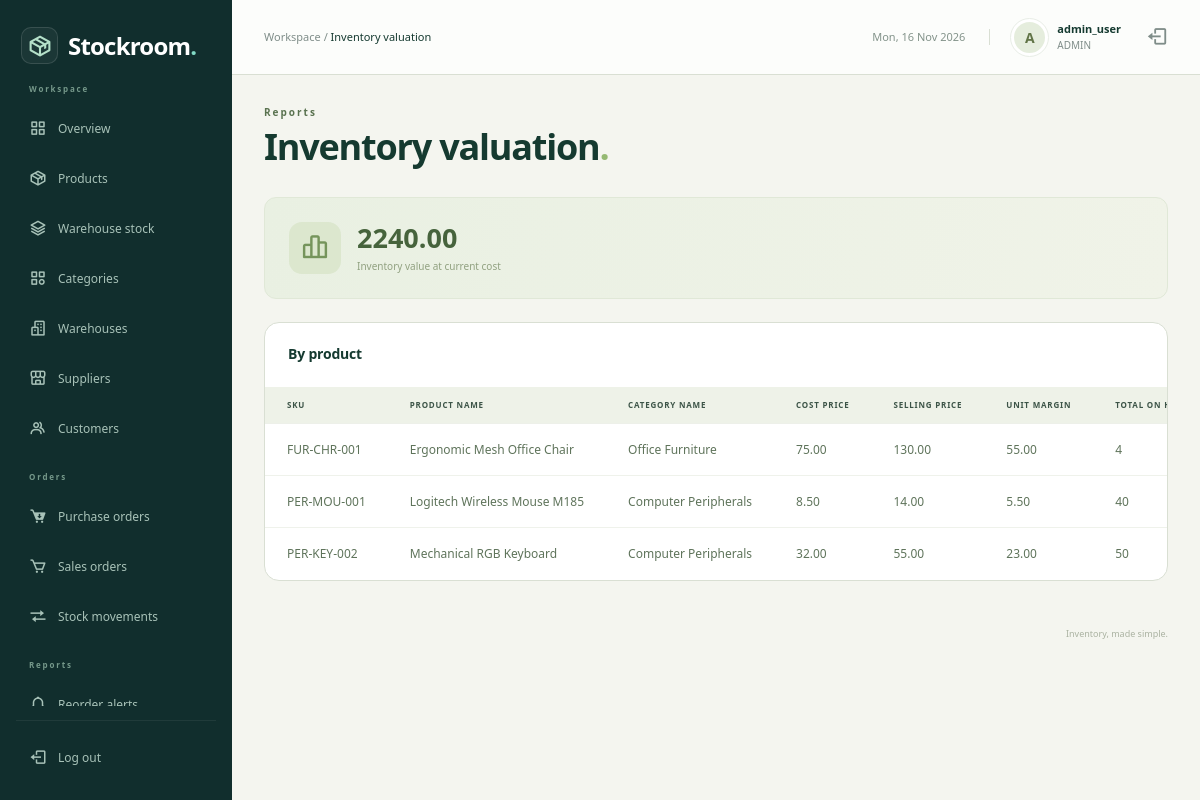
Page /admin/inventory_valuation.php (signed in) on the committed database.
### tables this page shows
CREATE TABLE `users` (
  `user_id` int NOT NULL,
  `username` varchar(50) NOT NULL,
  `email` varchar(100) NOT NULL,
  `password_hash` varchar(255) NOT NULL,
  `role` enum('ADMIN','MANAGER','STAFF','CUSTOMER') NOT NULL DEFAULT 'STAFF',
  `is_active` tinyint(1) NOT NULL DEFAULT '1',
  `created_at` timestamp NULL DEFAULT CURRENT_TIMESTAMP,
  `customer_id` int DEFAULT NULL
);

CREATE TABLE `products` (
  `product_id` int NOT NULL,
  `sku` varchar(50) NOT NULL,
  `barcode` varchar(100) DEFAULT NULL,
  `product_name` varchar(200) NOT NULL,
  `category_id` int DEFAULT NULL,
  `preferred_supplier_id` int DEFAULT NULL,
  `unit_of_measure` varchar(20) NOT NULL DEFAULT 'pcs',
  `cost_price` decimal(12,2) NOT NULL DEFAULT '0.00',
  `selling_price` decimal(12,2) NOT NULL DEFAULT '0.00',
  `tax_rate` decimal(5,2) NOT NULL DEFAULT '0.00',
  `reorder_point` int NOT NULL DEFAULT '10',
  `reorder_quantity` int NOT NULL DEFAULT '50',
  `is_active` tinyint(1) NOT NULL DEFAULT '1',
  `created_at` timestamp NULL DEFAULT CURRENT_TIMESTAMP,
  `updated_at` timestamp NULL DEFAULT CURRENT_TIMESTAMP ON UPDATE CURRENT_TIMESTAMP
);

### admin/inventory_valuation.php (called while the page is built, shortened)
<?php
$pageTitle = 'Inventory valuation';
require '../includes/auth.php';
$sql = "SELECT * FROM vw_inventory_valuation ORDER BY product_name,sku";
$rows = mysqli_query($conn, $sql);
$total = mysqli_query($conn, 'SELECT SUM(total_inventory_cost) AS total FROM vw_inventory_valuation');
$value = mysqli_fetch_assoc($total);
include '../includes/workspace.php';
include '../templates/inventory_valuation.php';
include '../includes/end.php';

### includes/auth.php (called while the page is built, shortened)
<?php
$user_id = $_SESSION['user_id'];
require_once __DIR__ . '/../config/db.php';
$sql = "SELECT user_id, username, role, customer_id FROM users WHERE user_id=$user_id AND is_active=1";
$users = mysqli_query($conn, $sql);
$account = mysqli_fetch_assoc($users);

### templates/inventory_valuation.php (the view, shortened to what this page needs)
<div class="records-banner"><span class="records-banner-icon"><i class="bx bx-bar-chart-alt-2"></i></span><div><strong><?php echo $value['total']; ?></strong><span>Inventory value at current cost</span></div></div>
<section class="surface records-surface"><div class="section-heading"><h2>By product</h2></div>
<div class="table-responsive"><table class="table inventory-table records-table">
<thead><tr><th>Sku</th><th>Product name</th><th>Category name</th><th>Cost price</th><th>Selling price</th><th>Unit margin</th><th>Total on hand</th><th>Total reserved</th><th>Available to sell</th><th>Total inventory cost</th></tr></thead>
<tbody>
<?php while ($row = mysqli_fetch_assoc($rows)) { ?>
<tr>
    <td><?php echo htmlspecialchars($row['sku']); ?></td>
    <td><?php echo htmlspecialchars($row['product_name']); ?></td>
    <td><?php if (isset($row['category_name'])) { echo htmlspecialchars($row['category_name']); } ?></td>
    <td><?php echo htmlspecialchars($row['cost_price']); ?></td>
    <td><?php echo htmlspecialchars($row['selling_price']); ?></td>
    <td><?php echo htmlspecialchars($row['unit_margin']); ?></td>
    <td><?php echo htmlspecialchars($row['total_on_hand']); ?></td>
</tr>
<?php } ?>
</tbody></table></div>
</section>

### includes/topbar.php (shortened to what this page needs)
<header class="topbar">
    <div class="d-flex align-items-center gap-3">
        <span class="breadcrumb-label">Workspace / <strong><?php echo htmlspecialchars($pageTitle); ?></strong></span>
    </div>
    <div class="topbar-account">
        <span class="topbar-date"><?php echo date('D, d M Y'); ?></span>
        <a class="account-link" href="dashboard.php">
            <span class="avatar"><?php echo htmlspecialchars(substr($account['username'], 0, 1)); ?></span>
            <div><strong><?php echo htmlspecialchars($account['username']); ?></strong><small><?php echo htmlspecialchars($account['role']); ?></small></div>
        </a>
        <a href="logout.php" class="topbar-logout" aria-label="Log out"><i class="bx bx-log-out" aria-hidden="true"></i></a>
    </div>
</header>

### assets/css/admin.css (style rules this page uses)
:root { --navy: #142c38; --teal: #137e73; --ink: #213640; --muted: #74818b; --line: #e7ecef; }
* { box-sizing: border-box; }
body { margin: 0; font-family: 'Segoe UI', Arial, sans-serif; font-size: 14px; color: var(--ink); background: #f5f7f9; }
a { text-decoration: none; }
button, a, input { -webkit-tap-highlight-color: transparent; }
.topbar { height: 82px; margin-left: 240px; padding: 0 38px; background: #fff; border-bottom: 1px solid var(--line); display: flex; align-items: center; justify-content: space-between; gap: 15px; }
.breadcrumb-label { color: var(--muted); font-size: 13px; }
.breadcrumb-label strong { color: var(--ink); font-weight: 500; }
.topbar-account { display: flex; align-items: center; gap: 11px; }
.topbar-account strong { display: block; font-weight: 600; font-size: 13px; }
.topbar-account small { color: var(--muted); font-size: 11px; display: block; }
.avatar { display: inline-grid; place-items: center; width: 37px; height: 37px; border-radius: 50%; background: #e2f1eb; color: #287864; font-weight: 700; text-transform: uppercase; }
.topbar-logout { color: var(--muted); font-size: 22px; margin-left: 14px; }
.inventory-table { font-size: 12px; margin-bottom: 0; }
.inventory-table thead th { color: #7c8991; font-size: 10px; text-transform: uppercase; letter-spacing: .6px; font-weight: 600; background: #fafbfc; padding: 13px 22px; border-color: var(--line); white-space: nowrap; }
.inventory-table td { padding: 20px 22px; border-color: var(--line); vertical-align: middle; color: #61727d; }
.inventory-table tr:last-child td { border: 0; }

### assets/css/dashboard.css (style rules this page uses)
.workspace-page { --navy: #112e2d; --teal: #278575; --ink: #243c39; --muted: #7f8d89; --line: #e6ebe7; background: #f5f6f3; }
.workspace-page .topbar { margin-left: 232px; height: 75px; padding: 0 32px; background: #ffffffc9; }
.workspace-page .breadcrumb-label { font-size: 11px; }
.topbar-date { color: #83938a; font-size: 11px; padding-right: 24px; border-right: 1px solid var(--line); margin-right: 10px; }
.account-link { display: flex; gap: 9px; align-items: center; color: var(--ink); }
.workspace-page .avatar { background: #e5eddd; color: #617447; border: 3px solid #fff; outline: 1px solid #e9eee7; }
.workspace-page .topbar-account strong { font-size: 11px; }
.workspace-page .topbar-account small { font-size: 10px; }
.surface { background: #fff; border: 1px solid var(--line); border-radius: 12px; min-width: 0; }
.section-heading { display: flex; align-items: center; justify-content: space-between; gap: 15px; padding: 23px 23px 17px; }
.section-heading h2 { font-size: 14px; font-weight: 650; margin: 0 0 7px; letter-spacing: -.2px; }
.workspace-page .inventory-table { font-size: 10px; }
.workspace-page .inventory-table thead th { background: #f8faf6; color: #9aa593; border-color: #edf0e9; font-size: 8px; padding: 12px 22px; letter-spacing: .8px; }
.workspace-page .inventory-table td { padding: 16px 22px; border-color: #eff2eb; color: #748270; }
.records-banner { display: flex; align-items: center; gap: 16px; background: linear-gradient(100deg,#e9f0e2,#f0f3e8); border: 1px solid #e0e8d7; border-radius: 12px; padding: 24px; margin-bottom: 23px; }
.records-banner-icon { display: grid; place-items: center; width: 52px; height: 52px; border-radius: 13px; background: #dce7ce; font-size: 29px; color: #75945b; }
.records-banner strong { display: block; font-size: 27px; line-height: 1.2; font-weight: 600; color: #46633c; }
.records-banner div > span { display: block; font-size: 10px; color: #91a180; margin-top: 5px; }
.records-table { min-width: 700px; }
.workspace-page .records-table td { max-width: 280px; min-width: 90px; overflow-wrap: anywhere; font-size: 11px; line-height: 1.6; }
.workspace-page .records-table th { font-size: 9px; }
.workspace-page .records-table { width: max-content; min-width: 100%; }
.workspace-page .table-responsive { position: relative; }
.workspace-page .records-table td { white-space: nowrap; overflow-wrap: normal; font-size: 12px; color: #5f745b; }

### assets/css/modules.css (style rules this page uses)
.records-surface { margin-bottom: 1.5rem; }
.records-table td { vertical-align:middle; }
.workspace-page { --ink: #153a30; --line: #d9dfd3; background: #f4f5ef; }
.workspace-page .records-surface { border-radius: 15px; border: 1px solid var(--line); overflow: hidden; }
.workspace-page .records-table thead th { background: #eef2e8; color: #3c5447; }

### rows in the picture
users: username "A", username "admin_user", role "ADMIN"
products: sku "FUR-CHR-001", product_name "Ergonomic Mesh Office Chair", category_name "Office Furniture", cost_price "75.00", selling_price "130.00", unit_margin "55.00", total_on_hand "4"
products: sku "PER-MOU-001", product_name "Logitech Wireless Mouse M185", category_name "Computer Peripherals", cost_price "8.50", selling_price "14.00", unit_margin "5.50", total_on_hand "40"
products: sku "PER-KEY-002", product_name "Mechanical RGB Keyboard", category_name "Computer Peripherals", cost_price "32.00", selling_price "55.00", unit_margin "23.00", total_on_hand "50"

### other values in the picture
$pageTitle "Inventory valuation"
$section "Reports"
$value['total'] "2240.00"
